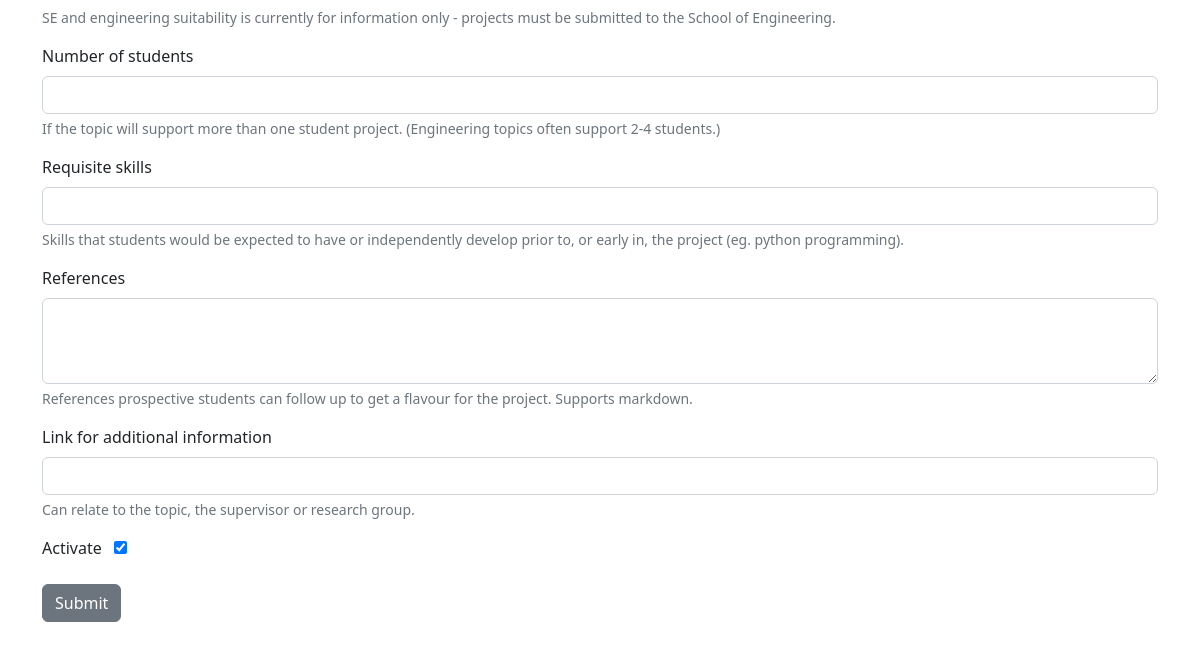
The page /projects/staff/edit/52/ (lower part) on the database as committed earlier.
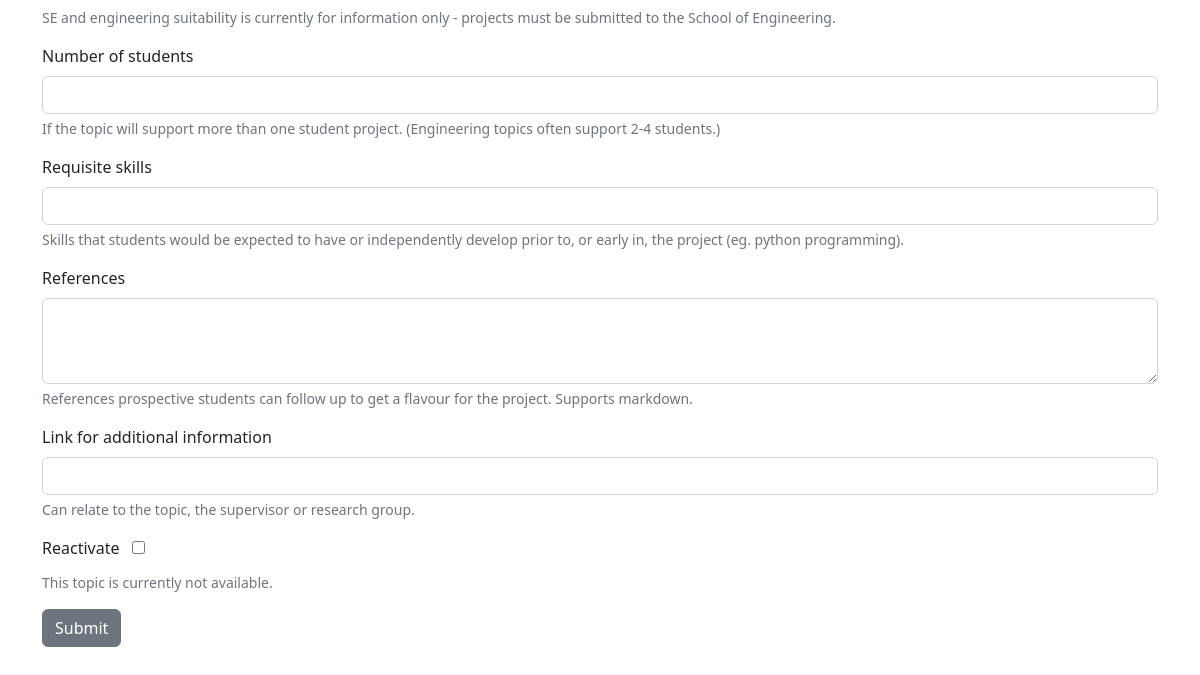
The same page on the database as committed later.
### projects/models.py (models this page shows, shortened)
class Project(models.Model):
    SUITABILITY_CHOICES = [
        ('Honours', 'Honours (incl. BSc, BPhil, BACS)'),
        ('MDS', 'Master of Data Science'),
        ('SE', 'Software Engineering'),
        ('OTHER', 'Other')
    ]
    title = models.CharField("Topic Title", max_length=200)
    description = models.TextField("Description")
    short = models.TextField("Short Description", blank=True)
    skills = models.CharField("Skills", max_length=200, blank=True)
    honours = models.BooleanField("Suitable for Honours", default=True)
    mds = models.BooleanField("Suitable for MDS", default=True)
    se = models.BooleanField("Suitable for Software Engineering", default=True)
    engineering = models.BooleanField("Suitable for General Engineering", default=False) # not used
    other = models.CharField("Other (please specify)", max_length=100, blank=True)
    numstudents = models.CharField("Number of Students", max_length=20, blank=True)
    primary = models.ForeignKey(Supervisor, on_delete=models.CASCADE, related_name="primary", verbose_name="Primary Supervisor", null = True)
    cosupervisor = models.ForeignKey(Supervisor, on_delete=models.CASCADE, verbose_name="Co-Supervisor", null = True, blank=True)
    external = models.TextField("External Supervisors/Mentors/Sponsors", blank=True)
    link = models.URLField("Research Link", blank = True)
    references = models.TextField("Sample References", blank=True)
    created = models.DateField("Date Created", auto_now_add = True)
    modified = models.DateField("Last Modified", auto_now = True)
    current_date = models.DateField("Current Date", default = date.today)
    visible = models.BooleanField(default=True)

### projects/views.py (the view)
# urls.py: path("projects/staff/edit/<int:id>/", views.edit_project, name = "edit-project"),
def edit_project(request, id):
    project = Project.objects.get(pk=id)
    form = ProjectForm(request.POST or None, instance=project)
    if form.is_valid():
        form.instance.current_date = date.today().isoformat()
        form.save()
        logger.info(str(form.instance.primary)+" "+str(form.instance.current_date))
        logger.info("Edited: "+form.instance.title)
        return redirect('project', project.pk)
    return render(request, "projects/edit_project.html", {"project": project, 'form': form })

### projects/models.py (called while the page is built)
    def __str__(self):
        return self.firstname +  " " + self.lastname

### projects/templates/projects/edit_project.html (shortened to what this page needs)
{% extends 'projects/base.html' %}
{% load static %}
{% block content %}
<main>
{% if submitted %}
    Your project was submitted successfully!
{% else %}
<form action="" method=POST>
    <div class="form-text">SE and engineering suitability is currently for information only - projects must be submitted to the School of Engineering.</div>
    <p>
        <div class="mb-3">
            <label for="numstudents" class="form-label">Number of students</label>
            {{ form.numstudents }}
            <div class="form-text">If the topic will support more than one student project. (Engineering topics often support 2-4 students.)</div>
        </div>
    <div class="mb-3">
        <label for="skills" class="form-label">Requisite skills</label>
        {{ form.skills }}
        <div class="form-text">Skills that students would be expected to have or independently develop prior to, or early in, the project (eg. python programming).</div>
    </div>
    <div class="mb-3">
        <label for="references" class="form-label">References</label>
        {{ form.references }}
        <div class="form-text">References prospective students can follow up to get a flavour for the project. Supports markdown.</div>
    </div>
    <div class="mb-3">
        <label for="link" class="form-label">Link for additional information</label>
        {{ form.link }}
        <div class="form-text">Can relate to the topic, the supervisor or research group.</div>
    </div>
    {% if not project.visible %}
    <div class="mb-3">
        <label for="visible" class="form-label mr-3">Reactivate</label>
        <span class="mx-2">{{ form.visible }}</span>
        <div class="form-text">This topic is currently not available.</div>
    </div>
    {% else %}
    <div class="mb-3">
        <label for="visible" class="form-label mr-3">Activate</label>
        <span class="mx-2">{{ form.visible }}</span>
        </div>
    {% endif %}
    <input type="submit" value="Submit" class="btn btn-secondary">
</form>
{% endif %}
{% endblock %}

Rows that differ between the two databases and show on the page:
changed Project: visible "☑" → "☐"
Other text that changed with them:
text no longer shown: "Activate"
text now shown: "Reactivate This topic is currently not available."
